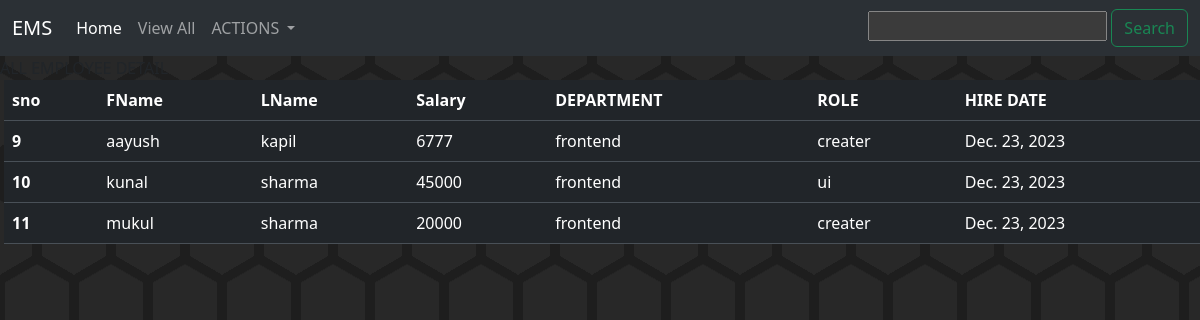
The app's page /all_emp, older data.
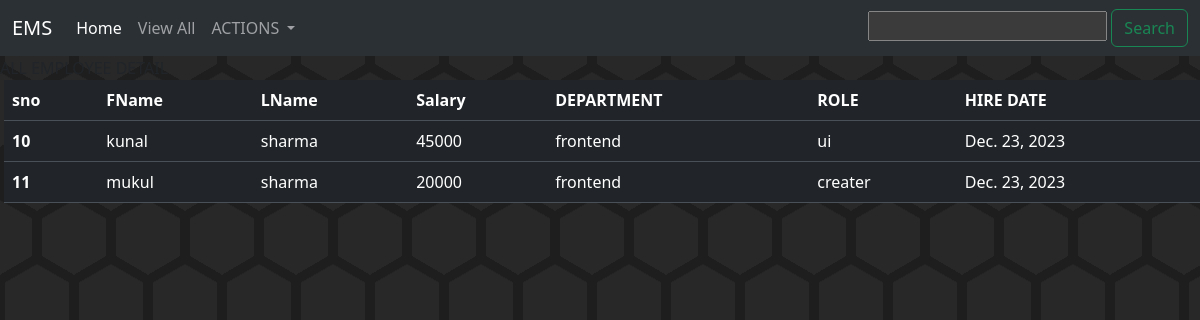
The same page, newer data.
### home/models.py (models this page shows, shortened)
class Employee(models.Model):
    sno = models.AutoField(primary_key= True)
    first_name = models.CharField(max_length=100 , null = False)
    last_name = models.CharField(max_length=100)
    dept = models.ForeignKey(Department , on_delete=models.CASCADE , null = True)
    salary = models.IntegerField(default=0)
    bonus = models.IntegerField(default=0)
    role = models.ForeignKey(Role , on_delete=models.CASCADE , null = True)
    phone = models.IntegerField(default = 0)
    hire_date = models.DateField()

class Department(models.Model):
    name = models.CharField(max_length=100 , null = False)
    location = models.CharField(max_length=100 , null = False)
    def __str__(self):
        return self.name

class Role(models.Model):
    name = models.CharField(max_length=100 , null = False)
    def __str__(self):
        return self.name

### home/views.py (the view)
# urls.py: path('all_emp', views.all_emp , name = "all_emp"),
def all_emp(request):
    emps = Employee.objects.all()
    context = {
        'emps': emps
    }
    return render(request , 'all_emp.html' , context)

### home/templates/all_emp.html
{% extends "index.html" %}
{%  block body %}
 ALL EMPLOYEE DETAIL<br>
<table class="table mx-1" data-bs-theme="dark">
    <thead>
      <tr>
        <th scope="col">sno</th>
        <th scope="col">FName</th>
        <th scope="col">LName</th>
        <th scope="col">Salary</th>
        <th scope="col">DEPARTMENT</th>
        <th scope="col">ROLE</th>
        <th scope="col">HIRE DATE</th>
      </tr>
    </thead>
    {% for emp in emps %}
    <tbody>
       <tr>
        <th scope="row">{{emp.sno}}</th>
        <td>{{emp.first_name}}</td>
        <td>{{emp.last_name}}</td>
        <td>{{emp.salary}}</td>
        <td>{{emp.dept}}</td>
        <td>{{emp.role}}</td>
        <td>{{emp.hire_date}}</td>
      </tr>
    </tbody>
    {% endfor %}
  </table>
{% endblock body %}

Row changes from the older to the newer data that the page shows:
removed Employee: sno "9", first_name "aayush", last_name "kapil", salary "6777", dept "frontend", role "creater", hire_date "Dec. 23, 2023"
